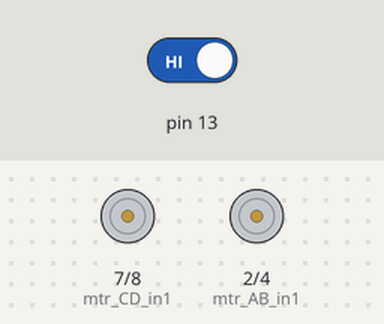
Recording of a sketch running on a simulated Arduino Uno, built with avr-gcc and run on an emulated ATmega328P. Shown: motor-driver pin pairs drawn as motors (green arrow = first pin HIGH = forward, orange = second pin HIGH = backward, longer = more drive, scaled by the enable pin). Inputs (shaded band) come from the test bench; at power-on: pin 13 HIGH.

Above: at 7.1 s.
7.2 s: pin 13 driven LOW
At 12.8 s:
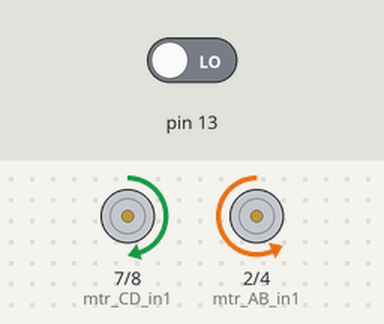
15.1 s: pin 13 driven HIGH
At 17.2 s:
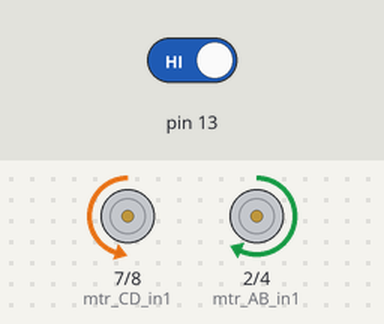
Timing chart, 0 to 25.5 s (numbered marks = the images above; inputs shaded):
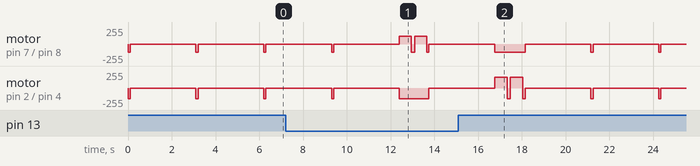

Measured:
- by itself, motor on pin 7 (mtr_CD_in1) / pin 8 (mtr_CD_in2): repeats every 3.1 s: stopped 3.0 s, backward 120/255 0.10 s

The sketch:

structural_solution.ino
```cpp
int mtr_AB_en= 3;
int mtr_AB_in1= 2;
int mtr_AB_in2= 4;

int mtr_CD_en= 5;
int mtr_CD_in1= 7;
int mtr_CD_in2= 8;
int i= 0;


void setup() {

  pinMode(13,INPUT);

  pinMode(mtr_AB_en,OUTPUT);
  pinMode(mtr_AB_in1,OUTPUT);
  pinMode(mtr_AB_in2,OUTPUT);

  pinMode(mtr_CD_en,OUTPUT);
  pinMode(mtr_CD_in1,OUTPUT);
  pinMode(mtr_CD_in2,OUTPUT);


}

void loop() {

  digitalWrite(mtr_AB_in1,LOW);
  digitalWrite(mtr_AB_in2,HIGH);
  analogWrite(mtr_AB_en,120);

  digitalWrite(mtr_CD_in1,LOW);
  digitalWrite(mtr_CD_in2,HIGH);
  analogWrite(mtr_CD_en,164);


  delay(100);


  digitalWrite(mtr_AB_in1,LOW);
  digitalWrite(mtr_AB_in2,LOW);

  digitalWrite(mtr_CD_in1,LOW);
  digitalWrite(mtr_CD_in2,LOW);


  int sv= digitalRead(13);

  delay(3000);


  if(sv==LOW){


     i= i+1;

     if(i%2==1){

        digitalWrite(mtr_AB_in1,LOW);
        digitalWrite(mtr_AB_in2,HIGH);

        digitalWrite(mtr_CD_in1,HIGH);
        digitalWrite(mtr_CD_in2,LOW);

        delay(555);

        digitalWrite(mtr_AB_in1,LOW);
        digitalWrite(mtr_AB_in2,HIGH);

        digitalWrite(mtr_CD_in1,LOW);
        digitalWrite(mtr_CD_in2,HIGH);

        delay(140);

        digitalWrite(mtr_AB_in1,LOW);
        digitalWrite(mtr_AB_in2,HIGH);

        digitalWrite(mtr_CD_in1,HIGH);
        digitalWrite(mtr_CD_in2,LOW);

        delay(555);
     }
    else if(i%2==0){
        digitalWrite(mtr_AB_in1,HIGH);
        digitalWrite(mtr_AB_in2,LOW);

        digitalWrite(mtr_CD_in1,LOW);
        digitalWrite(mtr_CD_in2,HIGH);

        delay(580);

        digitalWrite(mtr_AB_in1,LOW);
        digitalWrite(mtr_AB_in2,HIGH);

        digitalWrite(mtr_CD_in1,LOW);
        digitalWrite(mtr_CD_in2,HIGH);

        delay(140);

        digitalWrite(mtr_AB_in1,HIGH);
        digitalWrite(mtr_AB_in2,LOW);

        digitalWrite(mtr_CD_in1,LOW);
        digitalWrite(mtr_CD_in2,HIGH);

        delay(580);


    }


  }


}
```
